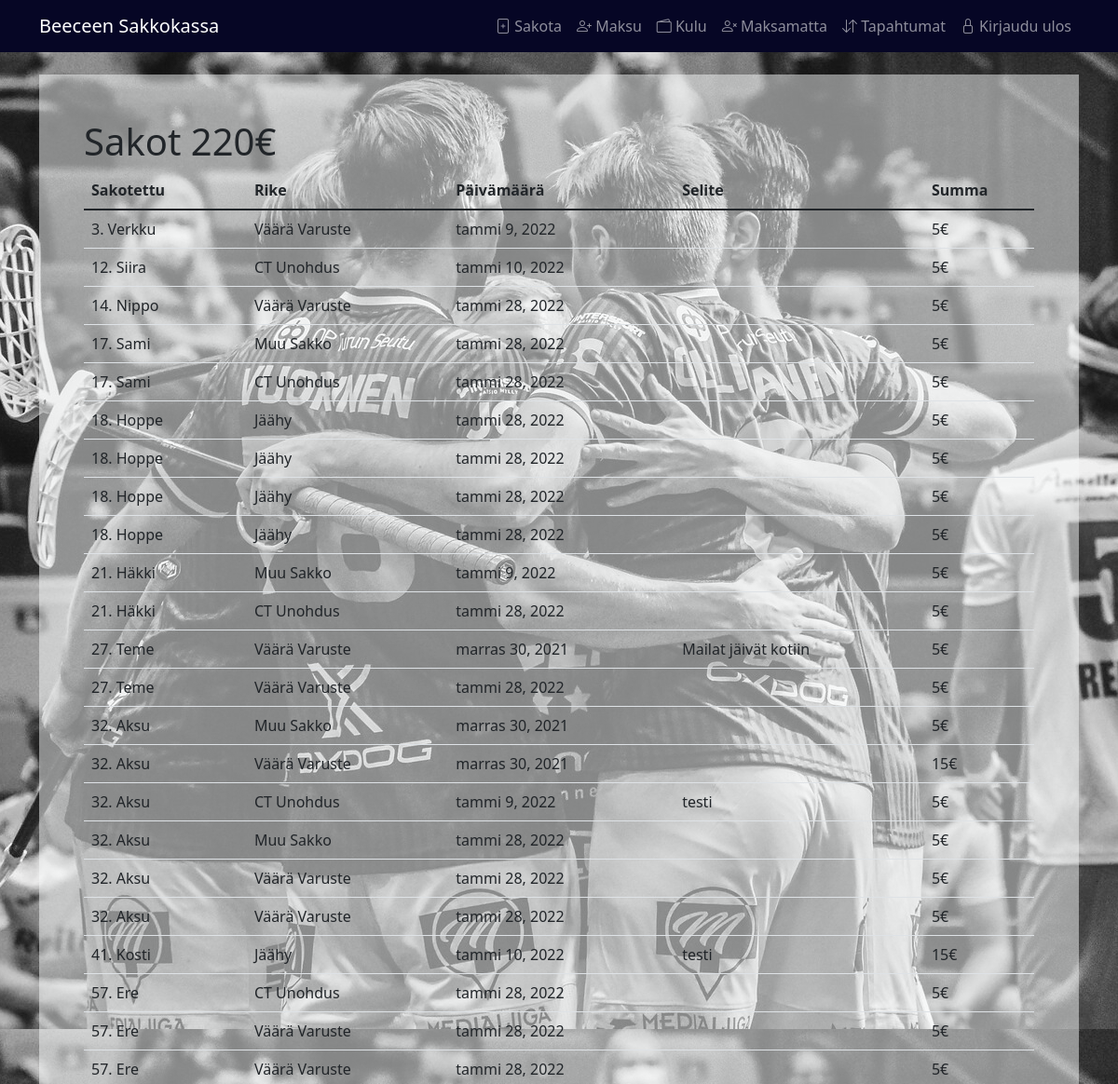
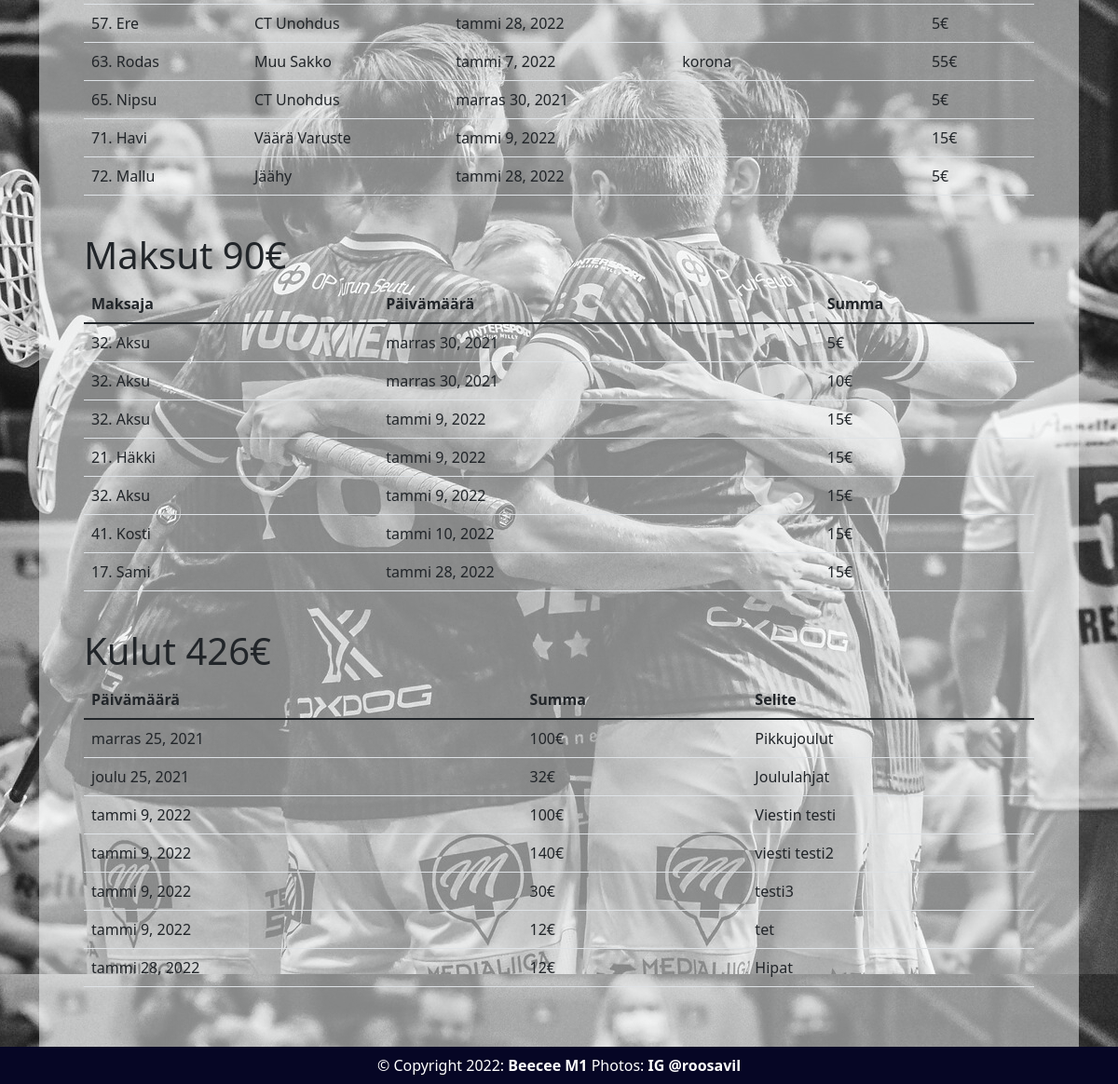
The app's page /tapahtumat/ (signed in) with its own data (2 pictures, top to bottom).
### main/models.py (models this page shows, shortened)
class Sakko(models.Model):
    pelaaja_id = models.ForeignKey(Pelaajat, on_delete=models.DO_NOTHING, default=0)
    rike_id = models.ForeignKey(Rikkeet, on_delete=models.DO_NOTHING, default=0)
    pvm = models.DateField()
    sakko_selite = models.CharField(max_length=100)
    sakko_summa = models.PositiveSmallIntegerField()
    DisplayFields=['pelaaja_id','rike_id', 'pvm', 'sakko_selite', 'sakko_summa']

class Pelaajat(models.Model):
    pelaaja_id = models.PositiveSmallIntegerField(primary_key=True)
    pelaaja_nimi = models.CharField(max_length=15)
    saadut_sakot = models.PositiveSmallIntegerField(default=0)
    maksetut_sakot = models.PositiveSmallIntegerField(default=0)
    DisplayFields = ['pelaaja_id', 'pelaaja_nimi', 'saadut_sakot', 'maksetut_sakot', 'maksamatta_sakot']
    def __str__(self):
        return u'{0}'.format(self.pelaaja_nimi)
    @property
    def maksamatta_sakot(self):
        maksamatta_sakot = self.saadut_sakot - self.maksetut_sakot
        return maksamatta_sakot

class Rikkeet(models.Model):
    rike_id = models.PositiveSmallIntegerField(primary_key=True)
    rike_kuvaus = models.CharField(max_length=50)
    DisplayFields=['rike_id', 'rike_kuvaus',]
    def __str__(self):
        return u'{0}'.format(self.rike_kuvaus)

class Maksu(models.Model):
    pelaaja_id = models.ForeignKey(Pelaajat, on_delete=models.DO_NOTHING, default=0)
    pvm = models.DateField()
    maksu_summa = models.PositiveSmallIntegerField()
    DisplayFields=['pelaaja_id','pvm','maksu_summa']

class Kulut(models.Model):
    kulu_id = models.AutoField(primary_key=True)
    kulu_pvm = models.DateField(default=timezone.now)
    kulu_selite = models.CharField(max_length=50, blank=True)
    kulu_summa = models.PositiveSmallIntegerField()
    DisplayFields = ['kulu_id','kulu_pvm', 'kulu_selite','kulu_summa']

### main/views.py (the view)
# urls.py: path("tapahtumat/", views.tapahtumat, name="tapahtumat"),
def tapahtumat(response):
    kulut = Kulut.objects.all()
    sakko = Sakko.objects.all()
    sakko = sakko.order_by('pelaaja_id')
    maksu = Maksu.objects.all()
    saadut = Pelaajat.objects.aggregate(sum=Sum('saadut_sakot'))
    maksetut = Pelaajat.objects.aggregate(sum=Sum('maksetut_sakot'))
    kulutettu = Kulut.objects.aggregate(sum=Sum('kulu_summa'))
    return render(response, "main/tapahtumat.html",
                {"kulut":kulut, "sakot":sakko, "maksut":maksu, "saadut":saadut, "maksetut":maksetut, "kulutettu":kulutettu})

### main/templates/main/tapahtumat.html
{% extends 'main/base.html' %}
{% block content %}
{% if user.is_authenticated %}
    <h1>Sakot {{ saadut.sum }}€</h1>
    <table class="table">
        <thead>
            <tr>
                <th scope= "col"> Sakotettu</th>
                <th scope= "col"> Rike</th>
                <th scope= "col"> Päivämäärä</th>
                <th scope= "col"> Selite</th>
                <th scope= "col"> Summa</th>
            </tr>
        </thead>
        <tbody>
    {% for sakko in sakot %}
        <tr>
            <td scope="row">{{sakko.pelaaja_id}}&ensp; &ensp;</td>
            <td scope="row"> {{sakko.rike_id}}&ensp; &ensp;</td>
            <td scope="row"> {{sakko.pvm}}&ensp; &ensp;</td>
            <td scope="row"> {{sakko.sakko_selite}}&ensp; &ensp;</td>
            <td scope="row"> {{sakko.sakko_summa}}€&ensp; &ensp;</td>
        </tr>
        {% endfor %}
        </tbody>
    </table>
<br>
    <h1>Maksut {{ maksetut.sum }}€</h1>
    <table class="table">
        <thead>
        <tr>
            <th scope= "col"> Maksaja</th>
            <th scope= "col"> Päivämäärä</th>
            <th scope= "col"> Summa</th>
        </tr>
        </thead>
        <tbody>
        {% for maksu in maksut %}
        <tr>
            <td scope="row"> {{maksu.pelaaja_id}}&ensp; &ensp;</td>
            <td scope="row"> {{maksu.pvm}}&ensp; &ensp;</td>
            <td scope="row"> {{maksu.maksu_summa}}€&ensp; &ensp;</td>
        </tr>
        {% endfor %}
        </tbody>
    </table>
<br>
    <h1>Kulut {{kulutettu.sum}}€</h1>
        <table class ="table">
            <thead>
            <tr>
                <th scope= "col"> Päivämäärä</th>
                <th scope= "col"> Summa</th>
                <th scope= "col"> Selite</th>
            </tr>
            </thead>
            <tbody>
            {% for kulu in kulut %}
            <tr>
                <td scope="row">{{kulu.kulu_pvm}}&ensp; &ensp;</td>
                <td scope="row">{{kulu.kulu_summa}}€&emsp; &ensp;</td>
                <td scope="row">{{kulu.kulu_selite}}</td>
            </tr>
            {% endfor %}
            </tbody>
        </table>
<br>
{% else %}
<h1><center>Please <a href={% url 'login_user' %}>Log in</a></center></h1>
{% endif %}
{% endblock %}

### records on screen
Sakko: pelaaja_id "3. Verkku", rike_id "Väärä Varuste", pvm "tammi 9, 2022", sakko_summa "5"
Sakko: pelaaja_id "12. Siira", rike_id "CT Unohdus", pvm "tammi 10, 2022", sakko_summa "5"
Sakko: pelaaja_id "14. Nippo", rike_id "Väärä Varuste", pvm "tammi 28, 2022", sakko_summa "5"
Sakko: pelaaja_id "17. Sami", rike_id "Muu Sakko", pvm "tammi 28, 2022", sakko_summa "5"
Sakko: pelaaja_id "17. Sami", rike_id "CT Unohdus", pvm "tammi 28, 2022", sakko_summa "5"
Sakko: pelaaja_id "18. Hoppe", rike_id "Jäähy", pvm "tammi 28, 2022", sakko_summa "5"
Sakko: pelaaja_id "18. Hoppe", rike_id "Jäähy", pvm "tammi 28, 2022", sakko_summa "5"
Sakko: pelaaja_id "18. Hoppe", rike_id "Jäähy", pvm "tammi 28, 2022", sakko_summa "5"
Sakko: pelaaja_id "18. Hoppe", rike_id "Jäähy", pvm "tammi 28, 2022", sakko_summa "5"
Sakko: pelaaja_id "21. Häkki", rike_id "Muu Sakko", pvm "tammi 9, 2022", sakko_summa "5"
Sakko: pelaaja_id "21. Häkki", rike_id "CT Unohdus", pvm "tammi 28, 2022", sakko_summa "5"
Sakko: pelaaja_id "27. Teme", rike_id "Väärä Varuste", pvm "marras 30, 2021", sakko_selite "Mailat jäivät kotiin", sakko_summa "5"
Sakko: pelaaja_id "27. Teme", rike_id "Väärä Varuste", pvm "tammi 28, 2022", sakko_summa "5"
Sakko: pelaaja_id "32. Aksu", rike_id "Muu Sakko", pvm "marras 30, 2021", sakko_summa "5"
Sakko: pelaaja_id "32. Aksu", rike_id "Väärä Varuste", pvm "marras 30, 2021", sakko_summa "15"
Sakko: pelaaja_id "32. Aksu", rike_id "CT Unohdus", pvm "tammi 9, 2022", sakko_selite "testi", sakko_summa "5"
Sakko: pelaaja_id "32. Aksu", rike_id "Muu Sakko", pvm "tammi 28, 2022", sakko_summa "5"
Sakko: pelaaja_id "32. Aksu", rike_id "Väärä Varuste", pvm "tammi 28, 2022", sakko_summa "5"
Sakko: pelaaja_id "32. Aksu", rike_id "Väärä Varuste", pvm "tammi 28, 2022", sakko_summa "5"
Sakko: pelaaja_id "41. Kosti", rike_id "Jäähy", pvm "tammi 10, 2022", sakko_selite "testi", sakko_summa "15"
Sakko: pelaaja_id "57. Ere", rike_id "CT Unohdus", pvm "tammi 28, 2022", sakko_summa "5"
Sakko: pelaaja_id "57. Ere", rike_id "Väärä Varuste", pvm "tammi 28, 2022", sakko_summa "5"
Sakko: pelaaja_id "57. Ere", rike_id "Väärä Varuste", pvm "tammi 28, 2022", sakko_summa "5"
Sakko: pelaaja_id "57. Ere", rike_id "CT Unohdus", pvm "tammi 28, 2022", sakko_summa "5"
Sakko: pelaaja_id "63. Rodas", rike_id "Muu Sakko", pvm "tammi 7, 2022", sakko_selite "korona", sakko_summa "55"
Sakko: pelaaja_id "65. Nipsu", rike_id "CT Unohdus", pvm "marras 30, 2021", sakko_summa "5"
Sakko: pelaaja_id "71. Havi", rike_id "Väärä Varuste", pvm "tammi 9, 2022", sakko_summa "15"
Sakko: pelaaja_id "72. Mallu", rike_id "Jäähy", pvm "tammi 28, 2022", sakko_summa "5"
Maksu: pelaaja_id "32. Aksu", pvm "marras 30, 2021", maksu_summa "5"
Maksu: pelaaja_id "32. Aksu", pvm "marras 30, 2021", maksu_summa "10"
Maksu: pelaaja_id "32. Aksu", pvm "tammi 9, 2022", maksu_summa "15"
Maksu: pelaaja_id "21. Häkki", pvm "tammi 9, 2022", maksu_summa "15"
Maksu: pelaaja_id "32. Aksu", pvm "tammi 9, 2022", maksu_summa "15"
Maksu: pelaaja_id "41. Kosti", pvm "tammi 10, 2022", maksu_summa "15"
Maksu: pelaaja_id "17. Sami", pvm "tammi 28, 2022", maksu_summa "15"
Kulut: kulu_pvm "marras 25, 2021", kulu_summa "100", kulu_selite "Pikkujoulut"
Kulut: kulu_pvm "joulu 25, 2021", kulu_summa "32", kulu_selite "Joululahjat"
Kulut: kulu_pvm "tammi 9, 2022", kulu_summa "100", kulu_selite "Viestin testi"
Kulut: kulu_pvm "tammi 9, 2022", kulu_summa "140", kulu_selite "viesti testi2"
Kulut: kulu_pvm "tammi 9, 2022", kulu_summa "30", kulu_selite "testi3"
Kulut: kulu_pvm "tammi 9, 2022", kulu_summa "12", kulu_selite "tet"
Kulut: kulu_pvm "tammi 28, 2022", kulu_summa "12", kulu_selite "Hipat"

### other values on screen
{{ saadut.sum }} "220"
{{ maksetut.sum }} "90"
{{ kulutettu.sum }} "426"
